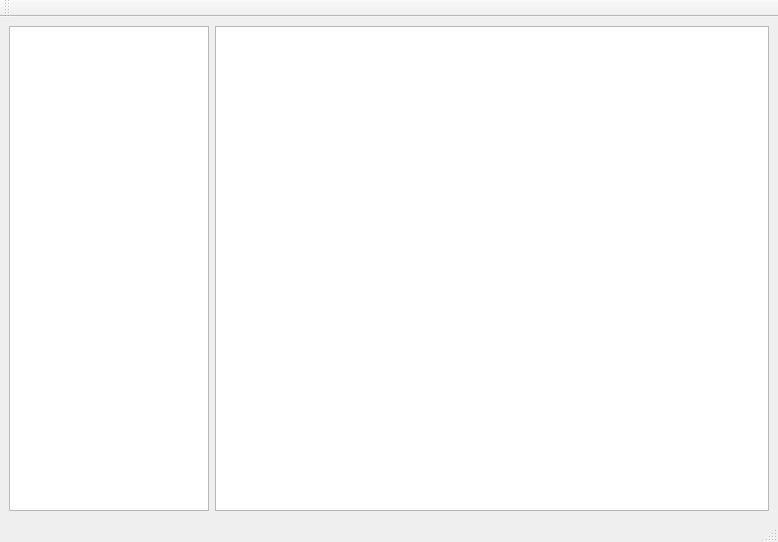
<?xml version="1.0" encoding="UTF-8"?>
<ui version="4.0">
 <class>MainWindow</class>
 <widget class="QMainWindow" name="MainWindow">
  <property name="geometry">
   <rect>
    <x>0</x>
    <y>0</y>
    <width>778</width>
    <height>542</height>
   </rect>
  </property>
  <property name="windowTitle">
   <string>MainWindow</string>
  </property>
  <widget class="QWidget" name="centralwidget">
   <layout class="QHBoxLayout" name="horizontalLayout">
    <item>
     <widget class="QTableWidget" name="tileMapWidget">
      <property name="sizePolicy">
       <sizepolicy hsizetype="Maximum" vsizetype="Expanding">
        <horstretch>60</horstretch>
        <verstretch>0</verstretch>
       </sizepolicy>
      </property>
      <property name="maximumSize">
       <size>
        <width>200</width>
        <height>16777215</height>
       </size>
      </property>
     </widget>
    </item>
    <item>
     <widget class="QTableWidget" name="mapWidget"/>
    </item>
   </layout>
  </widget>
  <widget class="QStatusBar" name="statusbar"/>
  <widget class="QToolBar" name="toolBar">
   <property name="windowTitle">
    <string>toolBar</string>
   </property>
   <attribute name="toolBarArea">
    <enum>TopToolBarArea</enum>
   </attribute>
   <attribute name="toolBarBreak">
    <bool>false</bool>
   </attribute>
  </widget>
 </widget>
 <resources/>
 <connections/>
</ui>
